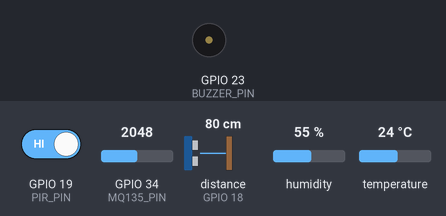
Simulated run of this sketch. Board: ESP32. On the bench: buzzer (waves = sounding, pin HIGH). Wiring (inferred from the names in the program): ultrasonic range finder: trigger GPIO 5; echo GPIO 18. The test bench sets the inputs (shaded band); at power-on: GPIO 34 (MQ135_PIN) = 2048, temperature 24 °C, GPIO 19 (PIR_PIN) HIGH, distance to the obstacle (sensor on GPIO 18) 80 cm, humidity 55 %. The echo pulse lasts 58.3 µs per cm; WiFi joins after 1.5 s; servers stay silent unless stated; uploads are accepted with an empty reply; pins used as bus, display or sensor lines are not drawn; what the sketch prints to the serial monitor is not drawn.

Above: at 5.2 s.
5.3 s: GPIO 34 (MQ135_PIN) set to 1312
9.9 s: GPIO 34 (MQ135_PIN) set to 1222
At 10.5 s:
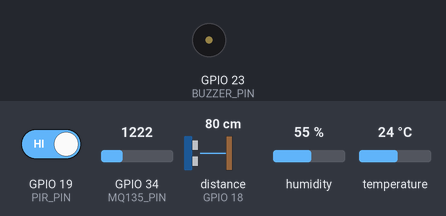
14.5 s: temperature set to 39 °C
19.1 s: temperature set to 42 °C
At 22.01 s:
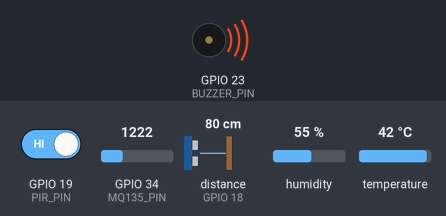
27.2 s: GPIO 19 (PIR_PIN) driven LOW
35.1 s: distance to the obstacle (sensor on GPIO 18) set to 250 cm
Timing chart, 0 to 40.7 s (numbered marks = the images above; inputs shaded):
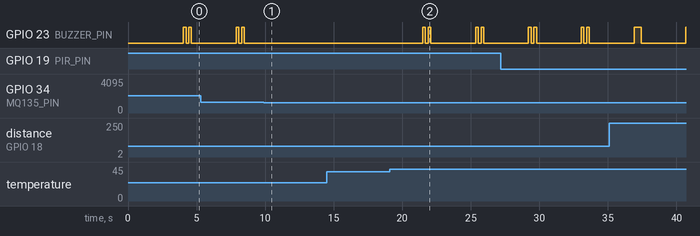

The sketch:

hardware.ino
```cpp
#include <WiFi.h>
#include <HTTPClient.h>
#include <DHT.h>


const char* ssid = "WiFi Name";
const char* password = "WiFi Password";
const char* serverURL = "Live URL";


#define DHTPIN 4
#define DHTTYPE DHT11
DHT dht(DHTPIN, DHTTYPE);
#define MQ135_PIN 34
#define TRIG_PIN 5
#define ECHO_PIN 18
#define PIR_PIN 19
#define BUZZER_PIN 23
#define TEMP_THRESHOLD     40.0
#define GAS_THRESHOLD      30
#define DISTANCE_THRESHOLD 150


float lastValidTemp = 0.0;
float lastValidHumidity = 0.0;
int consecutiveDHTFails = 0;


void setup() {
  Serial.begin(115200);
  delay(500);
  pinMode(DHTPIN, INPUT_PULLUP);
  pinMode(TRIG_PIN, OUTPUT);
  pinMode(ECHO_PIN, INPUT);
  pinMode(PIR_PIN, INPUT);
  pinMode(BUZZER_PIN, OUTPUT);
  digitalWrite(BUZZER_PIN, LOW);
  dht.begin();
  delay(2000);
  WiFi.begin(ssid, password);
  Serial.print("Connecting to WiFi");
  int wifiAttempts = 0;
  while (WiFi.status() != WL_CONNECTED && wifiAttempts < 20) {
    delay(500);
    Serial.print(".");
    wifiAttempts++;
  }
  if (WiFi.status() == WL_CONNECTED) {
    Serial.println("\n WiFi Connected!");
    Serial.println(WiFi.localIP());
  } else {
    Serial.println("\n WiFi Failed — running offline");
  }
}

bool readDHT(float &temp, float &humidity) {
  for (int i = 0; i < 3; i++) {
    temp     = dht.readTemperature();
    humidity = dht.readHumidity();

    if (!isnan(temp) && !isnan(humidity)) {
      lastValidTemp       = temp;
      lastValidHumidity   = humidity;
      consecutiveDHTFails = 0;
      return true;
    }
    delay(500);
  }
  consecutiveDHTFails++;
  temp     = lastValidTemp;
  humidity = lastValidHumidity;
  Serial.println("DHT read failed (" + String(consecutiveDHTFails) + " times) — using last known values");
  return false;
}


long getDistance() {
  digitalWrite(TRIG_PIN, LOW);
  delayMicroseconds(2);
  digitalWrite(TRIG_PIN, HIGH);
  delayMicroseconds(10);
  digitalWrite(TRIG_PIN, LOW);
  long duration = pulseIn(ECHO_PIN, HIGH, 30000);
  if (duration == 0) return 999;
  return duration * 0.034 / 2;
}


void handleBuzzer(String priority) {
  if (priority == "HIGH") {
    digitalWrite(BUZZER_PIN, HIGH);
    delay(200);
    digitalWrite(BUZZER_PIN, LOW);
    delay(200);
    digitalWrite(BUZZER_PIN, HIGH);
    delay(200);
    digitalWrite(BUZZER_PIN, LOW);
  } else if (priority == "LOW") {
    digitalWrite(BUZZER_PIN, HIGH);
    delay(500);
    digitalWrite(BUZZER_PIN, LOW);
  } else {
    digitalWrite(BUZZER_PIN, LOW);
  }
}


void sendData(float temp, float humidity, int gas, long distance, bool motion, bool occupied, String priority, int score) {
  if (WiFi.status() != WL_CONNECTED) {
    Serial.println("WiFi disconnected — attempting reconnect");
    WiFi.reconnect();
    delay(3000);
    return;
  }
  HTTPClient http;
  http.begin(serverURL);
  http.addHeader("Content-Type", "application/json");
  http.setTimeout(5000);
  String json = "{";
  json += "\"temperature\":" + String(temp, 1) + ",";
  json += "\"humidity\":" + String(humidity, 1) + ",";
  json += "\"gas\":" + String(gas) + ",";
  json += "\"distance\":" + String(distance) + ",";
  json += "\"motion\":" + String(motion ? "true" : "false") + ",";
  json += "\"occupied\":" + String(occupied ? "true" : "false") + ",";
  json += "\"priority\":\"" + priority + "\",";
  json += "\"score\":" + String(score);
  json += "}";
  Serial.println(" Sending: " + json);
  int res = http.POST(json);
  if (res > 0) {
    Serial.println("📡 Response: " + String(res));
    if (res == 400) Serial.println(" Server returned 400 — check server expects these fields");
  } else {
    Serial.println(" HTTP error: " + String(res));
  }
  http.end();
}


void loop() {
  float temp, humidity;
  bool dhtOk = readDHT(temp, humidity);
  int gasRaw     = analogRead(MQ135_PIN);
  int gasPercent = map(gasRaw, 0, 4095, 0, 100);
  long distance = getDistance();
  bool motion   = digitalRead(PIR_PIN);
  bool occupied = (distance < DISTANCE_THRESHOLD || motion);
  bool fire     = (temp > TEMP_THRESHOLD || gasPercent > GAS_THRESHOLD);
  if (!dhtOk && gasPercent <= GAS_THRESHOLD) fire = false;
  String priority = "SAFE";
  int score = 10;
  if (fire && occupied) {
    priority = "HIGH";
    score = 80;
  } else if (fire) {
    priority = "LOW";
    score = 50;
  }
  handleBuzzer(priority);
  Serial.println("----------- SENSOR READINGS -----------");
  Serial.println("Temp:     " + (dhtOk ? String(temp) + " °C" : "FAILED"));
  Serial.println("Humidity: " + (dhtOk ? String(humidity) + " %" : "FAILED"));
  Serial.println("Gas:      " + String(gasPercent) + " %");
  Serial.println("Distance: " + String(distance) + " cm");
  Serial.println("Motion:   " + String(motion));
  Serial.println("Occupied: " + String(occupied));
  Serial.println("Fire:     " + String(fire));
  Serial.println("Priority: " + priority);
  Serial.println("Score:    " + String(score));
  Serial.println("---------------------------------------");
  sendData(temp, humidity, gasPercent, distance, motion, occupied, priority, score);
  delay(3000);
}
```

Measured:
- the behaviour switches between 40 and 41 °C on temperature (found by bisection; images 1 and 2)
- after the input at 9.9 s, GPIO 23 (BUZZER_PIN): stops changing and stays LOW
- after the input at 14.5 s, every drawn part: stays the same
- after the input at 19.1 s, GPIO 23 (BUZZER_PIN): LOW → HIGH after 2.4 s, → LOW 0.20 s later, → HIGH 0.20 s later, → LOW 0.20 s later, … (8 changes in this stretch)
